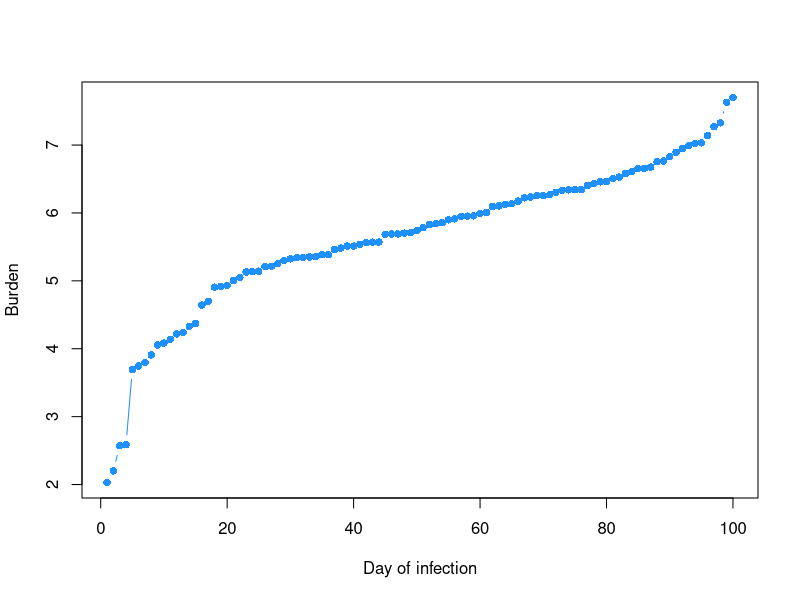
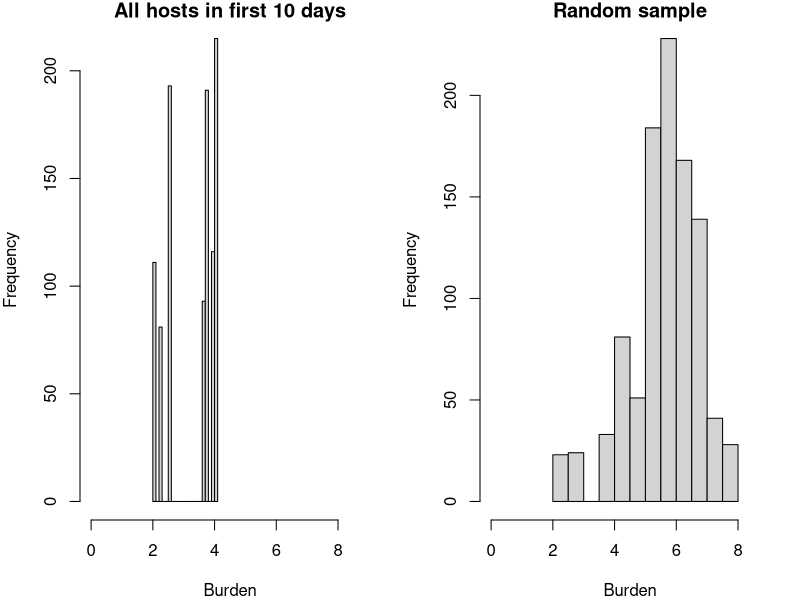
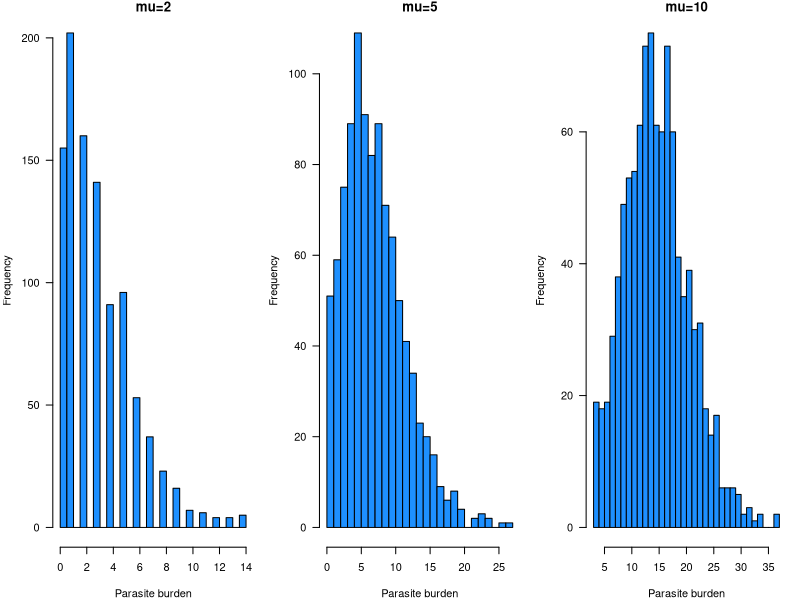

Recreate these plots in R, in order.
## ---- chunk 1
knitr::opts_chunk$set(warning = FALSE, message = FALSE) 
## ---- chunk 2

df <- data.frame(day=1:100, burden=6+sort(log(rexp(100))))

plot(df$day, df$burden, type='b', 
  pch=16, xlab='Day of infection', 
  ylab='Burden', col='dodgerblue')

## ---- chunk 3

layout(matrix(1:2, ncol=2))
par(mar=c(4,4,1,1))
hist(sample(df$burden[1:10], 1000, replace=TRUE), 
  main='All hosts in first 10 days', 
  xlab='Burden', breaks=15, xlim=c(0,9))

hist(sample(df$burden, 1000, replace=TRUE), 
  main='Random sample', 
  xlab='Burden', breaks=15, xlim=c(0,9))


## ---- chunk 4

layout(matrix(1:3, ncol=3))
hist(rnbinom(1000, size=2, prob=0.4), main='mu=2', 
  xlab='Parasite burden', col='dodgerblue', las=1, breaks=25)
hist(rnbinom(1000, size=5, prob=0.4), main='mu=5',
  xlab='Parasite burden', col='dodgerblue', las=1, breaks=25)
hist(rnbinom(1000, size=10, prob=0.4), main='mu=10',
  xlab='Parasite burden', col='dodgerblue', las=1, breaks=25)

